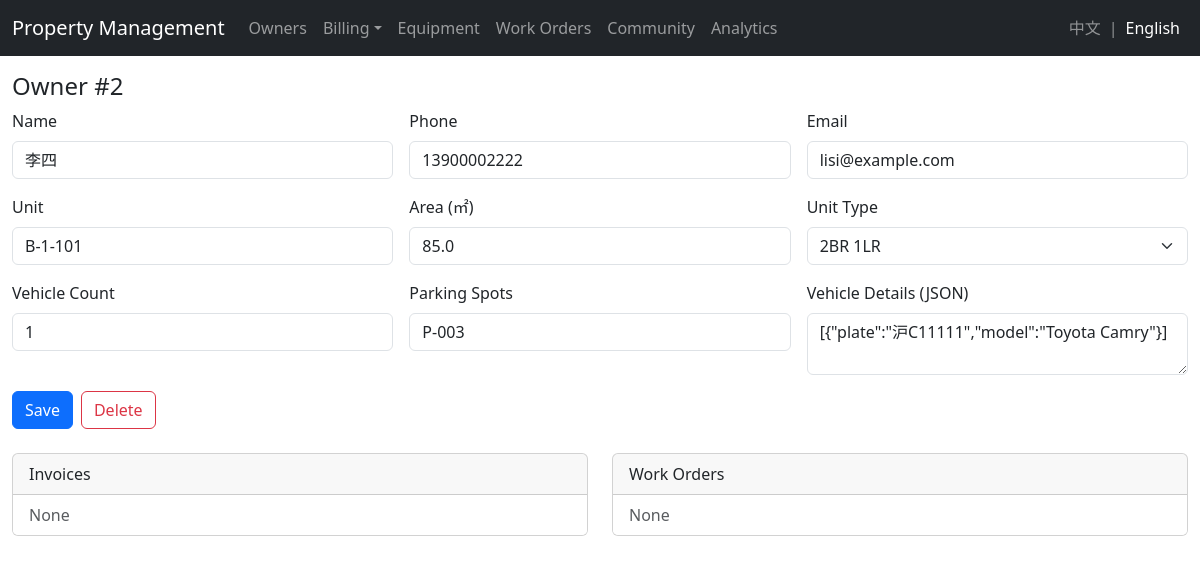
The app's page /owners/2?lang=en with its own data.
### models.py (models this page shows)
class Owner(db.Model):
    id = db.Column(db.Integer, primary_key=True)
    name = db.Column(db.String(120), nullable=False)
    phone = db.Column(db.String(50))
    email = db.Column(db.String(120))
    unit = db.Column(db.String(120))   # 房产信息（楼栋/单元/门牌）
    area = db.Column(db.Float)   # 房屋面积（平方米）
    unit_type = db.Column(db.String(50))   # 房型（一室一厅、两室一厅等）
    vehicles = db.Column(db.Text)   # JSON: [{"plate":"沪A12345","model":"Tesla 3"}]
    vehicle_count = db.Column(db.Integer, default=0)   # 车辆数量
    parking_spots = db.Column(db.String(255))   # 车位编号，多个用逗号分隔
    created_at = db.Column(db.DateTime, default=datetime.utcnow)
    invoices = db.relationship('Invoice', backref='owner', lazy=True)
    payments = db.relationship('Payment', backref='owner', lazy=True)
    workorders = db.relationship('WorkOrder', backref='requester', lazy=True)

### app.py (the view, shortened to what this page needs)
@app.route('/owners/<int:oid>', methods=['GET','POST'])
def owners_detail(oid):
    owner = Owner.query.get_or_404(oid)
    invoices = Invoice.query.filter_by(owner_id=oid).all()
    payments = Payment.query.filter_by(owner_id=oid).all()
    wos = WorkOrder.query.filter_by(owner_id=oid).all()
    return render_view('owners/detail.html', owner=owner, invoices=invoices, payments=payments, wos=wos)

### app.py (called while the page is built)
@app.before_request
def set_language():
    lang = request.args.get('lang')
    if lang in {'en', 'zh'}:
        session['lang'] = lang
    session.setdefault('lang', 'zh')

def render_view(template_name, **kwargs):
    tpl = f"en/{template_name}" if session.get('lang') == 'en' else template_name
    return render_template(tpl, **kwargs)

### templates/en/owners/detail.html (shortened to what this page needs)
{% extends 'en/base.html' %}
{% block content %}
<h4>Owner #{{ owner.id }}</h4>
<form method="post" class="row g-3 mb-4">
  <div class="col-md-4"><label class="form-label">Name</label><input name="name" class="form-control" value="{{ owner.name }}" required></div>
  <div class="col-md-4"><label class="form-label">Phone</label><input name="phone" class="form-control" value="{{ owner.phone }}"></div>
  <div class="col-md-4"><label class="form-label">Email</label><input name="email" class="form-control" value="{{ owner.email }}"></div>
  <div class="col-md-4"><label class="form-label">Unit</label><input name="unit" class="form-control" value="{{ owner.unit }}"></div>
  <div class="col-md-4"><label class="form-label">Area (㎡)</label><input type="number" step="0.01" name="area" class="form-control" value="{{ owner.area or '' }}"></div>
  <div class="col-md-4"><label class="form-label">Unit Type</label>
    <select name="unit_type" class="form-select">
      <option {{ 'selected' if owner.unit_type=='两室一厅' else '' }}>2BR 1LR</option>
    </select>
  </div>
  <div class="col-md-4"><label class="form-label">Vehicle Count</label><input type="number" name="vehicle_count" class="form-control" value="{{ owner.vehicle_count or 0 }}"></div>
  <div class="col-md-4"><label class="form-label">Parking Spots</label><input name="parking_spots" class="form-control" value="{{ owner.parking_spots or '' }}" placeholder="Separate with commas"></div>
  <div class="col-md-4"><label class="form-label">Vehicle Details (JSON)</label>
    <textarea name="vehicles_json" class="form-control">{{ owner.vehicles or '[]' }}</textarea>
  </div>
  <div class="col-12 d-flex gap-2">
    <button class="btn btn-primary">Save</button>
    <form method="post" action="{{ url_for('owners_delete', oid=owner.id) }}" onsubmit="return confirm('Confirm delete?');">
      <button class="btn btn-outline-danger">Delete</button>
    </form>
  </div>
</form>
<div class="row">
  <div class="col-lg-6">
    <div class="card mb-3">
      <div class="card-header">Invoices</div>
      <ul class="list-group list-group-flush">
        {% for i in invoices %}
          <li class="list-group-item d-flex justify-content-between">
            <div>{{ i.description or i.charge_type.name }} | Due ¥{{ '%.2f'|format(i.amount) }} | Due {{ i.due_date }}</div>
            <span class="badge text-bg-{{ 'success' if i.status=='已支付' else 'warning' }}">{{ 'Paid' if i.status=='已支付' else i.status }}</span>
          </li>
        {% else %}
          <li class="list-group-item text-muted">None</li>
        {% endfor %}
      </ul>
    </div>
  </div>
  <div class="col-lg-6">
    <div class="card mb-3">
      <div class="card-header">Work Orders</div>
      <ul class="list-group list-group-flush">
        {% for w in wos %}
          <li class="list-group-item">{{ w.type }} - {{ w.status }} - {{ w.description[:40] }}{% if w.description|length>40 %}...{% endif %}</li>
        {% else %}
          <li class="list-group-item text-muted">None</li>
        {% endfor %}
      </ul>
    </div>
  </div>
</div>
{% endblock %}

### records on screen
Owner: id "2", name "李四", phone "13900002222", email "lisi@example.com", unit "B-1-101", area "85.0", vehicle_count "1", parking_spots "P-003", vehicles_json "[{\"plate\":\"沪C11111\",\"model\":\"Toyota Camry\"}]"
